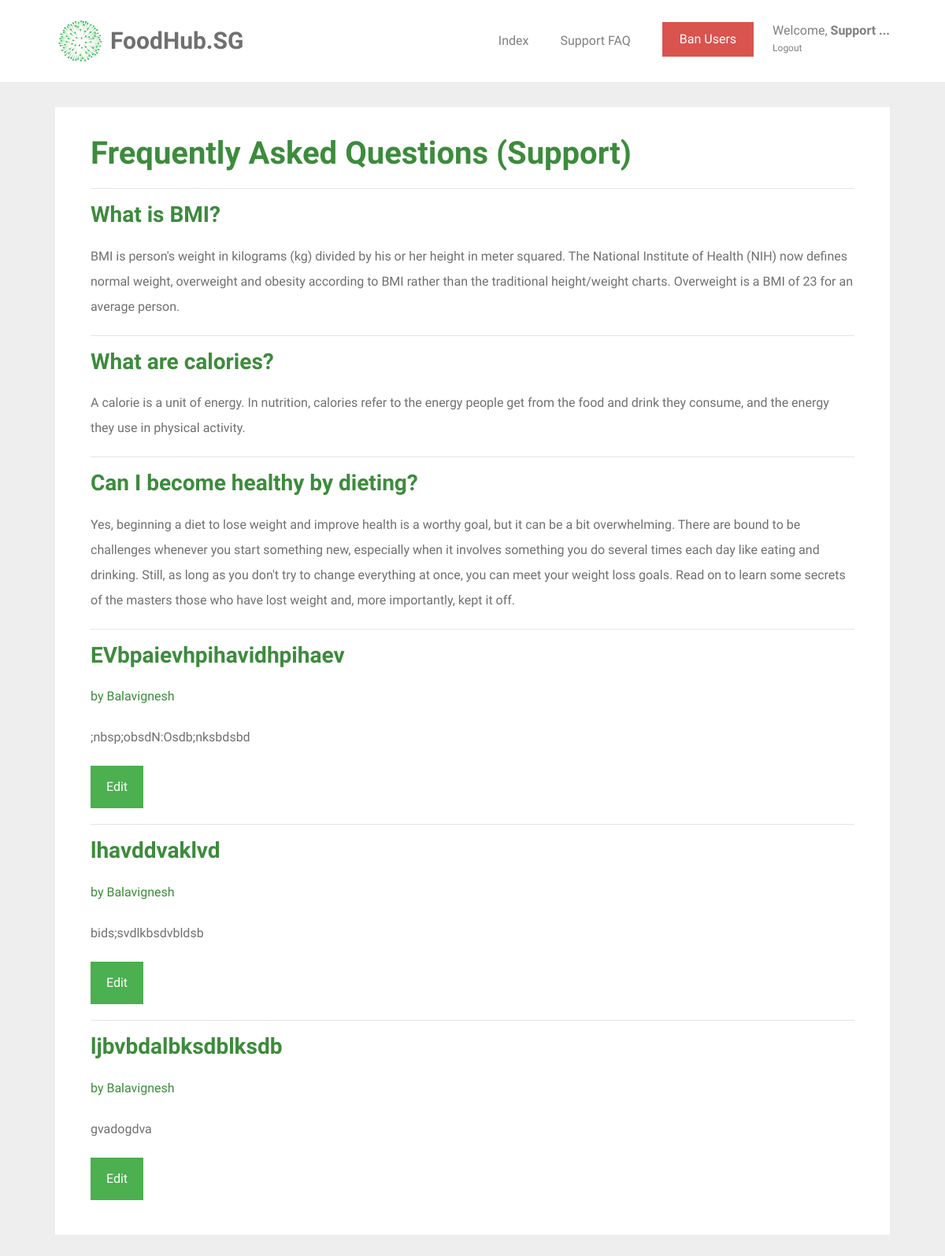
/support_faq (signed in), run on an earlier commit of the app's database.
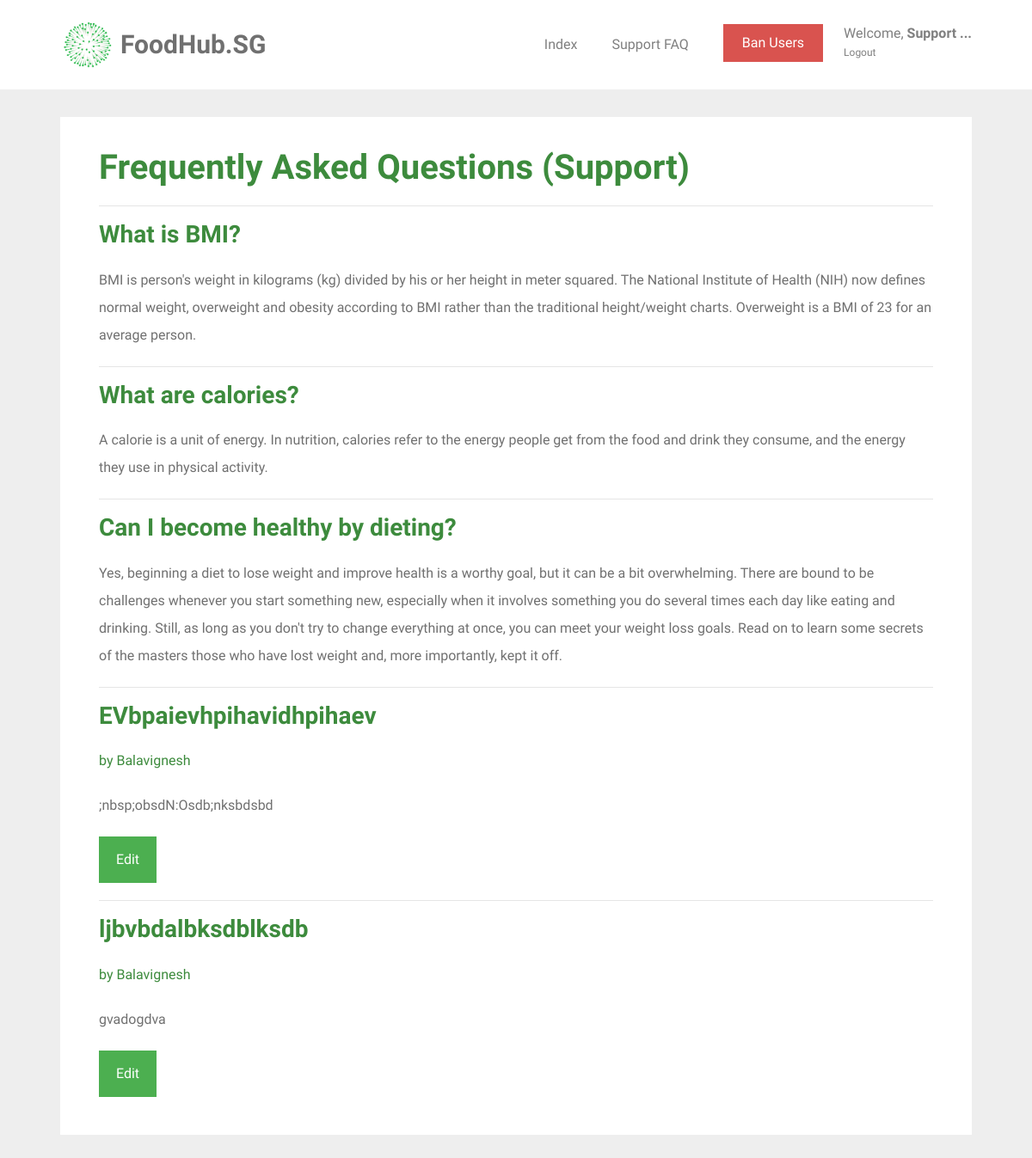
And on a later commit of the database.
### tables this page shows
CREATE TABLE question_and_answer (
  id INTEGER PRIMARY KEY AUTOINCREMENT,
  question TEXT,
  answer TEXT,
  user TEXT
);

### foodhubsg/support.py (the view)
@bp.route('/support_faq', methods=('GET', 'POST'))
@permission_required
def support_faq():
    db = get_db()
    queries = db.execute('SELECT * FROM question_and_answer').fetchall()
    if request.method == 'POST':
        if request.form['answer'] == 'Edit':
            qns = db.execute('SELECT question FROM question_and_answer WHERE id = ?', id).fetchone()
            return render_template('support/edit_faq.html', qns=qns)
    return render_template('support/support_faq.html', queries=queries)

### foodhubsg/auth.py (called while the page is built)
def permission_required(view):
    @functools.wraps(view)
    def wrapped_view(**kwargs):
        if g.user is None:
            return redirect(url_for('auth.login'))
        if g.user["id"] != 0:
            flash("You do not have sufficient privileges to enter that page")
            return redirect(url_for('food.index'))
        return view(**kwargs)
    return wrapped_view

@bp.before_app_request
def load_logged_in_user():
    user_id = session.get('user_id')
    if user_id is None:
        g.user = None
    else:
        g.user = get_db().execute(
            'SELECT * FROM user WHERE id = ?', (user_id,)
        ).fetchone()

### foodhubsg/db.py (called while the page is built)
def get_db():
    if 'db' not in g:
        g.db = sqlite3.connect(
            current_app.config['DATABASE'],
            detect_types=sqlite3.PARSE_DECLTYPES
        )
        g.db.row_factory = sqlite3.Row
    return g.db

### foodhubsg/templates/support/support_faq.html (shortened to what this page needs)
{% extends 'base.html' %}
{% block content %}
<div id="colorlib-container">
<div class="container">
    <div class="box1">
    <div class="row row-pb-md">
        <div class="col-md-12">
            <h1 class="font_color"><b>Frequently Asked Questions (Support)</b></h1>
            <hr>
            <h3><b class="font_color">What is BMI?</b></h3>
            <p>BMI is person's weight in kilograms (kg) divided by his or her height in meter squared. The National Institute of Health (NIH) now defines normal weight, overweight and obesity according to BMI rather than the traditional height/weight charts. Overweight is a BMI of 23 for an average person.</p>
            <hr>
            <h3><b class="font_color">What are calories?</b></h3>
            <p>A calorie is a unit of energy. In nutrition, calories refer to the energy people get from the food and drink they consume, and the energy they use in physical activity.</p>
            <hr>
            <h3><b class="font_color">Can I become healthy by dieting?</b></h3>
            <p>Yes, beginning a diet to lose weight and improve health is  a worthy goal, but it can be a bit overwhelming. There are bound to be challenges whenever you start something new, especially when it involves something you do several times each day like eating and drinking. Still, as long as you don't try to change everything at once, you can meet your weight loss goals. Read on to learn some secrets of the masters those who have lost weight and, more importantly, kept it off.</p>
            {% for query in queries %}
                <form method="get" id="answer-link" action="{{ url_for('support.edit_faq', id=query[0]) }}">
                    <hr>
                    <h3><b class="font_color"> {{ query[1] }}</b></h3>
                    <p><b class="font_color"> by {{ query[3] }}</b></p> <div></div>
                    <p><b> {{ query[2] }}</b></p>
                    <input type="submit" value="Edit" name="answer" class="btn btn-primary" style="background-color: #4CAF50; height: 54px;">
                    </form>
            {% endfor %}
        </div>
        </div>
    </div>
</div>
</div>
{% endblock %}

### foodhubsg/templates/base.html (shortened to what this page needs)
<!doctype html>
<link rel="stylesheet" href="https://cdnjs.cloudflare.com/ajax/libs/font-awesome/4.7.0/css/font-awesome.min.css">
<link rel="stylesheet" href="https://stackpath.bootstrapcdn.com/bootstrap/4.1.3/css/bootstrap.min.css">
<link rel="stylesheet" href="../static/css/animate.css">
<link rel="stylesheet" href="../static/css/icomoon.css">
<link rel="stylesheet" href="../static/css/magnific-popup.css">
<link rel="stylesheet" href="../static/css/owl.carousel.min.css">
<link rel="stylesheet" href="../static/css/style.css">
    {% block navbar %}
        <nav class="navbar navbar-light bg-white">
            <div class="container">
                <a class="navbar-brand" href="{{ url_for('index') }}">
                    <img src="../static/images/healthhub-logo.png" width="65px" height="60px" class="d-inline-block align-top" alt="FoodHub.SG Logo">
                    <span id="webname">FoodHub.SG</span>
                </a>
                {% if g.user %}
                    {% if g.user["id"] == 0 %}
                        <ul class="navbar-nav ml-auto">
                            <li class="nav-item">
                                <a class="nav-link" href="{{ url_for('support.support') }}">Index</a>
                            </li>
                            <li class="nav-item">
                                <a class="nav-link" href="{{ url_for('support.support_faq') }}">Support FAQ</a>
                            </li>
                            <li class="nav-item">
                                <a href="{{ url_for('support.ban_user') }}"><button type="button" class="btn btn-danger">Ban Users</button></a>
                            </li>
                            <li class="nav-item settings nav-link">
                                <a class="nav-link" id="settings-link">
                                    Welcome, <span id="nav-name">{{ g.user['name'] }}!</span>
                                </a>
                                <a class="nav-link" id="logout-link" href="{{ url_for('auth.logout') }}">
                                    Logout
                                </a>
                            </li>
                        </ul>
                    {% endif %}
                {% endif %}
                {% endblock %}
            </div>
        </nav>
<section class="content">
    {% block content %}{% endblock %}
</section>

### foodhubsg/static/css/style.css (style rules this page uses)
.font_color { color: #3d8b3d; }
a { color: #F6490D; -webkit-transition: 0.5s; -o-transition: 0.5s; transition: 0.5s; }
p { margin-bottom: 20px; }
h1, h2, h3, h4, h5, h6, figure { color: #707070; font-weight: 400; margin: 0 0 20px 0; }
#colorlib-container, #colorlib-instagram, #colorlib-about, #colorlib-contact, #colorlib-footer { padding: 2em 0; clear: both; }
.content { display: block; }
.btn { margin-right: 4px; margin-bottom: 4px; font-size: 16px; font-weight: 400; -webkit-border-radius: 30px; -moz-border-radius: 30px; -ms-border-radius: 30px; border-radius: 30px; -webkit-transition: 0.5s; -o-transition: 0.5s; transition: 0.5s; padding: 8px 20px; }
.btn-primary { background: #F6490D; color: #fff; }
.btn-danger { background: #d9534f; color: #fff; border: 2px solid #d9534f; }
.row-pb-md { padding: 2em !important; }
.btn-primary { border-radius: 0; border-width: 0; }
.btn { border-radius: 0; }
.box1 { background: #ffffff; padding: 0.5em; margin-bottom: 3em; transition: box-shadow 0.5s; }
.row.row-pb-md { margin: -5px -10px 0 -10px; }
.container { padding-right: 2.5em; padding-left: 2.5em; }
#nav-name { font-weight: bold; }
.navbar-nav { flex-direction: row; }
.nav-item { padding: 10px 10px 10px 10px; margin: 10px; }
.navbar-nav > .settings { position: relative; display: block; margin-right: 0; padding-right: 0; margin-left: 0; padding-left: 0; color: #4CAF50; }
.settings > .nav-link { line-height: 22px; padding: 0; }
#logout-link { font-size: 12px; }
#webname { color: #707070; font-weight: bold; font-size: 30px; }
.bg-white { background-color: white; }

What changed in the data, as far as the page shows it:
removed question_and_answer: question "lhavddvaklvd", user "Balavignesh", answer "bids;svdlkbsdvbldsb"
